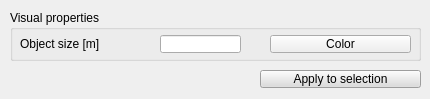
<?xml version="1.0" encoding="UTF-8"?>
<ui version="4.0">
 <class>CQDlgCustomSceneObjects</class>
 <widget class="QDialog" name="CQDlgCustomSceneObjects">
  <property name="geometry">
   <rect>
    <x>0</x>
    <y>0</y>
    <width>430</width>
    <height>99</height>
   </rect>
  </property>
  <property name="windowTitle">
   <string>Custom Scene Object Properties</string>
  </property>
  <property name="locale">
   <locale language="English" country="UnitedStates"/>
  </property>
  <widget class="QToolButton" name="qqApplyMainProperties">
   <property name="geometry">
    <rect>
     <x>260</x>
     <y>70</y>
     <width>161</width>
     <height>18</height>
    </rect>
   </property>
   <property name="palette">
    <palette>
     <active>
      <colorrole role="WindowText">
       <brush brushstyle="SolidPattern">
        <color alpha="255">
         <red>0</red>
         <green>0</green>
         <blue>0</blue>
        </color>
       </brush>
      </colorrole>
      <colorrole role="Button">
       <brush brushstyle="SolidPattern">
        <color alpha="255">
         <red>220</red>
         <green>220</green>
         <blue>220</blue>
        </color>
       </brush>
      </colorrole>
      <colorrole role="Light">
       <brush brushstyle="SolidPattern">
        <color alpha="255">
         <red>255</red>
         <green>255</green>
         <blue>255</blue>
        </color>
       </brush>
      </colorrole>
      <colorrole role="Midlight">
       <brush brushstyle="SolidPattern">
        <color alpha="255">
         <red>237</red>
         <green>237</green>
         <blue>237</blue>
        </color>
       </brush>
      </colorrole>
      <colorrole role="Dark">
       <brush brushstyle="SolidPattern">
        <color alpha="255">
         <red>110</red>
         <green>110</green>
         <blue>110</blue>
        </color>
       </brush>
      </colorrole>
      <colorrole role="Mid">
       <brush brushstyle="SolidPattern">
        <color alpha="255">
         <red>147</red>
         <green>147</green>
         <blue>147</blue>
        </color>
       </brush>
      </colorrole>
      <colorrole role="Text">
       <brush brushstyle="SolidPattern">
        <color alpha="255">
         <red>0</red>
         <green>0</green>
         <blue>0</blue>
        </color>
       </brush>
      </colorrole>
      <colorrole role="BrightText">
       <brush brushstyle="SolidPattern">
        <color alpha="255">
         <red>255</red>
         <green>255</green>
         <blue>255</blue>
        </color>
       </brush>
      </colorrole>
      <colorrole role="ButtonText">
       <brush brushstyle="SolidPattern">
        <color alpha="255">
         <red>0</red>
         <green>0</green>
         <blue>0</blue>
        </color>
       </brush>
      </colorrole>
      <colorrole role="Base">
       <brush brushstyle="SolidPattern">
        <color alpha="255">
         <red>255</red>
         <green>255</green>
         <blue>255</blue>
        </color>
       </brush>
      </colorrole>
      <colorrole role="Window">
       <brush brushstyle="SolidPattern">
        <color alpha="255">
         <red>220</red>
         <green>220</green>
         <blue>220</blue>
        </color>
       </brush>
      </colorrole>
      <colorrole role="Shadow">
       <brush brushstyle="SolidPattern">
        <color alpha="255">
         <red>0</red>
         <green>0</green>
         <blue>0</blue>
        </color>
       </brush>
      </colorrole>
      <colorrole role="AlternateBase">
       <brush brushstyle="SolidPattern">
        <color alpha="255">
         <red>237</red>
         <green>237</green>
         <blue>237</blue>
        </color>
       </brush>
      </colorrole>
      <colorrole role="ToolTipBase">
       <brush brushstyle="SolidPattern">
        <color alpha="255">
         <red>255</red>
         <green>255</green>
         <blue>220</blue>
        </color>
       </brush>
      </colorrole>
      <colorrole role="ToolTipText">
       <brush brushstyle="SolidPattern">
        <color alpha="255">
         <red>0</red>
         <green>0</green>
         <blue>0</blue>
        </color>
       </brush>
      </colorrole>
      <colorrole role="PlaceholderText">
       <brush brushstyle="NoBrush">
        <color alpha="128">
         <red>0</red>
         <green>0</green>
         <blue>0</blue>
        </color>
       </brush>
      </colorrole>
     </active>
     <inactive>
      <colorrole role="WindowText">
       <brush brushstyle="SolidPattern">
        <color alpha="255">
         <red>0</red>
         <green>0</green>
         <blue>0</blue>
        </color>
       </brush>
      </colorrole>
      <colorrole role="Button">
       <brush brushstyle="SolidPattern">
        <color alpha="255">
         <red>220</red>
         <green>220</green>
         <blue>220</blue>
        </color>
       </brush>
      </colorrole>
      <colorrole role="Light">
       <brush brushstyle="SolidPattern">
        <color alpha="255">
         <red>255</red>
         <green>255</green>
         <blue>255</blue>
        </color>
       </brush>
      </colorrole>
      <colorrole role="Midlight">
       <brush brushstyle="SolidPattern">
        <color alpha="255">
         <red>237</red>
         <green>237</green>
         <blue>237</blue>
        </color>
       </brush>
      </colorrole>
      <colorrole role="Dark">
       <brush brushstyle="SolidPattern">
        <color alpha="255">
         <red>110</red>
         <green>110</green>
         <blue>110</blue>
        </color>
       </brush>
      </colorrole>
      <colorrole role="Mid">
       <brush brushstyle="SolidPattern">
        <color alpha="255">
         <red>147</red>
         <green>147</green>
         <blue>147</blue>
        </color>
       </brush>
      </colorrole>
      <colorrole role="Text">
       <brush brushstyle="SolidPattern">
        <color alpha="255">
         <red>0</red>
         <green>0</green>
         <blue>0</blue>
        </color>
       </brush>
      </colorrole>
      <colorrole role="BrightText">
       <brush brushstyle="SolidPattern">
        <color alpha="255">
         <red>255</red>
         <green>255</green>
         <blue>255</blue>
        </color>
       </brush>
      </colorrole>
      <colorrole role="ButtonText">
       <brush brushstyle="SolidPattern">
        <color alpha="255">
         <red>0</red>
         <green>0</green>
         <blue>0</blue>
        </color>
       </brush>
      </colorrole>
      <colorrole role="Base">
       <brush brushstyle="SolidPattern">
        <color alpha="255">
         <red>255</red>
         <green>255</green>
         <blue>255</blue>
        </color>
       </brush>
      </colorrole>
      <colorrole role="Window">
       <brush brushstyle="SolidPattern">
        <color alpha="255">
         <red>220</red>
         <green>220</green>
         <blue>220</blue>
        </color>
       </brush>
      </colorrole>
      <colorrole role="Shadow">
       <brush brushstyle="SolidPattern">
        <color alpha="255">
         <red>0</red>
         <green>0</green>
         <blue>0</blue>
        </color>
       </brush>
      </colorrole>
      <colorrole role="AlternateBase">
       <brush brushstyle="SolidPattern">
        <color alpha="255">
         <red>237</red>
         <green>237</green>
         <blue>237</blue>
        </color>
       </brush>
      </colorrole>
      <colorrole role="ToolTipBase">
       <brush brushstyle="SolidPattern">
        <color alpha="255">
         <red>255</red>
         <green>255</green>
         <blue>220</blue>
        </color>
       </brush>
      </colorrole>
      <colorrole role="ToolTipText">
       <brush brushstyle="SolidPattern">
        <color alpha="255">
         <red>0</red>
         <green>0</green>
         <blue>0</blue>
        </color>
       </brush>
      </colorrole>
      <colorrole role="PlaceholderText">
       <brush brushstyle="NoBrush">
        <color alpha="128">
         <red>0</red>
         <green>0</green>
         <blue>0</blue>
        </color>
       </brush>
      </colorrole>
     </inactive>
     <disabled>
      <colorrole role="WindowText">
       <brush brushstyle="SolidPattern">
        <color alpha="255">
         <red>110</red>
         <green>110</green>
         <blue>110</blue>
        </color>
       </brush>
      </colorrole>
      <colorrole role="Button">
       <brush brushstyle="SolidPattern">
        <color alpha="255">
         <red>220</red>
         <green>220</green>
         <blue>220</blue>
        </color>
       </brush>
      </colorrole>
      <colorrole role="Light">
       <brush brushstyle="SolidPattern">
        <color alpha="255">
         <red>255</red>
         <green>255</green>
         <blue>255</blue>
        </color>
       </brush>
      </colorrole>
      <colorrole role="Midlight">
       <brush brushstyle="SolidPattern">
        <color alpha="255">
         <red>237</red>
         <green>237</green>
         <blue>237</blue>
        </color>
       </brush>
      </colorrole>
      <colorrole role="Dark">
       <brush brushstyle="SolidPattern">
        <color alpha="255">
         <red>110</red>
         <green>110</green>
         <blue>110</blue>
        </color>
       </brush>
      </colorrole>
      <colorrole role="Mid">
       <brush brushstyle="SolidPattern">
        <color alpha="255">
         <red>147</red>
         <green>147</green>
         <blue>147</blue>
        </color>
       </brush>
      </colorrole>
      <colorrole role="Text">
       <brush brushstyle="SolidPattern">
        <color alpha="255">
         <red>110</red>
         <green>110</green>
         <blue>110</blue>
        </color>
       </brush>
      </colorrole>
      <colorrole role="BrightText">
       <brush brushstyle="SolidPattern">
        <color alpha="255">
         <red>255</red>
         <green>255</green>
         <blue>255</blue>
        </color>
       </brush>
      </colorrole>
      <colorrole role="ButtonText">
       <brush brushstyle="SolidPattern">
        <color alpha="255">
         <red>110</red>
         <green>110</green>
         <blue>110</blue>
        </color>
       </brush>
      </colorrole>
      <colorrole role="Base">
       <brush brushstyle="SolidPattern">
        <color alpha="255">
         <red>220</red>
         <green>220</green>
         <blue>220</blue>
        </color>
       </brush>
      </colorrole>
      <colorrole role="Window">
       <brush brushstyle="SolidPattern">
        <color alpha="255">
         <red>220</red>
         <green>220</green>
         <blue>220</blue>
        </color>
       </brush>
      </colorrole>
      <colorrole role="Shadow">
       <brush brushstyle="SolidPattern">
        <color alpha="255">
         <red>0</red>
         <green>0</green>
         <blue>0</blue>
        </color>
       </brush>
      </colorrole>
      <colorrole role="AlternateBase">
       <brush brushstyle="SolidPattern">
        <color alpha="255">
         <red>220</red>
         <green>220</green>
         <blue>220</blue>
        </color>
       </brush>
      </colorrole>
      <colorrole role="ToolTipBase">
       <brush brushstyle="SolidPattern">
        <color alpha="255">
         <red>255</red>
         <green>255</green>
         <blue>220</blue>
        </color>
       </brush>
      </colorrole>
      <colorrole role="ToolTipText">
       <brush brushstyle="SolidPattern">
        <color alpha="255">
         <red>0</red>
         <green>0</green>
         <blue>0</blue>
        </color>
       </brush>
      </colorrole>
      <colorrole role="PlaceholderText">
       <brush brushstyle="NoBrush">
        <color alpha="128">
         <red>0</red>
         <green>0</green>
         <blue>0</blue>
        </color>
       </brush>
      </colorrole>
     </disabled>
    </palette>
   </property>
   <property name="focusPolicy">
    <enum>Qt::StrongFocus</enum>
   </property>
   <property name="text">
    <string>Apply to selection</string>
   </property>
  </widget>
  <widget class="QGroupBox" name="groupBox">
   <property name="geometry">
    <rect>
     <x>10</x>
     <y>10</y>
     <width>411</width>
     <height>51</height>
    </rect>
   </property>
   <property name="title">
    <string>Visual properties</string>
   </property>
   <property name="flat">
    <bool>false</bool>
   </property>
   <property name="checkable">
    <bool>false</bool>
   </property>
   <widget class="QLabel" name="label">
    <property name="geometry">
     <rect>
      <x>10</x>
      <y>25</y>
      <width>131</width>
      <height>18</height>
     </rect>
    </property>
    <property name="text">
     <string>Object size [m]</string>
    </property>
   </widget>
   <widget class="QLineEdit" name="qqSize">
    <property name="geometry">
     <rect>
      <x>150</x>
      <y>25</y>
      <width>81</width>
      <height>18</height>
     </rect>
    </property>
   </widget>
   <widget class="QToolButton" name="qqColor">
    <property name="geometry">
     <rect>
      <x>260</x>
      <y>25</y>
      <width>141</width>
      <height>18</height>
     </rect>
    </property>
    <property name="focusPolicy">
     <enum>Qt::StrongFocus</enum>
    </property>
    <property name="text">
     <string>Color</string>
    </property>
   </widget>
  </widget>
 </widget>
 <resources/>
 <connections/>
</ui>
